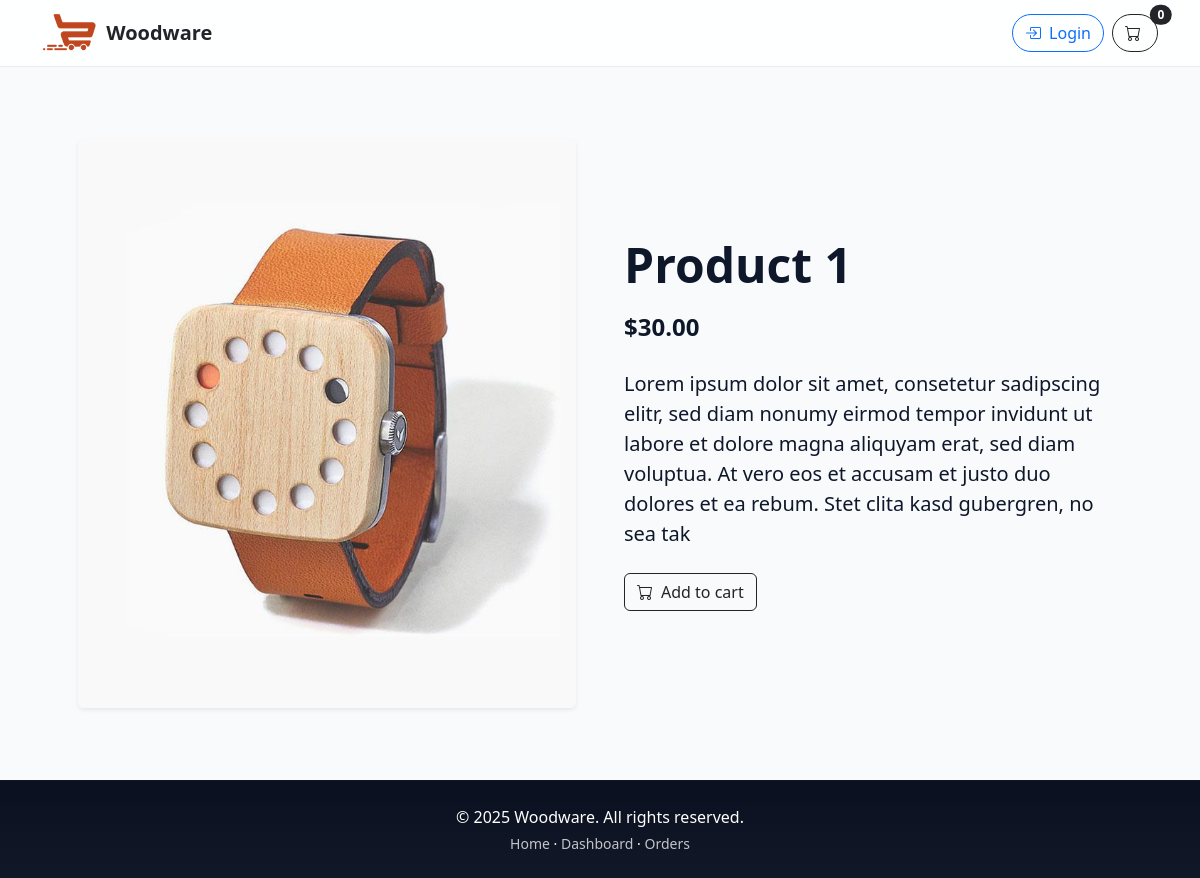
Page /product/1 on the committed database.
### store/models.py (models this page shows, shortened)
class Product(models.Model):
	name = models.CharField(max_length=100)
	price = models.DecimalField(default=0, decimal_places=2, max_digits=6)
	category = models.ForeignKey(Category, on_delete=models.CASCADE, default=1)
	description = models.CharField(max_length=250, default='', blank=True, null=True)
	image = models.ImageField(upload_to='uploads/product/')
	is_sale = models.BooleanField(default=False)
	sale_price = models.DecimalField(default=0, decimal_places=2, max_digits=6)

### store/views.py (the view)
# urls.py: path('product/<int:pk>', views.product, name='product'),
def product(request,pk):
	product = Product.objects.get(id=pk)
	return render(request, 'product.html', {'product':product})

### cart/cart.py (called while the page is built)
    def __len__(self):
        return sum(int(qty) for qty in self.cart.values())

    def get_quants(self):
        return self.cart

    def get_prods(self):
        ids_in_order = list(self.cart.keys())
        qs = Product.objects.filter(id__in=ids_in_order)
        prod_by_id = {str(p.id): p for p in qs}
        return [prod_by_id[pid] for pid in ids_in_order if pid in prod_by_id]

### cart/context_processors.py (called while the page is built)
def cart(request):
	return {'cart': Cart(request)}

### templates/product.html (shortened to what this page needs)
{% extends 'base.html' %}
{% block content %}
<section class="py-5">
  <div class="container px-4 px-lg-5 my-4">
    <div class="row gx-4 gx-lg-5 align-items-center">
      <div class="col-md-6 mb-4 mb-md-0">
        <img class="img-fluid rounded shadow-sm" src="{{ product.image.url }}" alt="{{ product.name }}">
      </div>
      <div class="col-md-6">
        <h1 class="display-5 fw-bold mb-3">{{ product.name }}</h1>
        <div class="fs-4 mb-4">
          {% if product.is_sale %}
            <span class="text-muted text-decoration-line-through">${{ product.price }}</span>
            &nbsp;<span class="fw-semibold text-danger">${{ product.sale_price }}</span>
          {% else %}
            <span class="fw-semibold">${{ product.price }}</span>
          {% endif %}
        </div>
        {% if product.description %}
          <p class="lead mb-4">{{ product.description }}</p>
        {% endif %}
        <div class="d-flex gap-2">
          <button
            class="btn btn-outline-dark add-to-cart d-flex align-items-center"
            data-product-id="{{ product.id }}"
            data-add-url="{% url 'cart:add' %}">
            <i class="bi-cart me-2"></i> Add to cart
          </button>
        </div>
      </div>
    </div>
  </div>
</section>
{% endblock %}

### static/css/style.css (style rules this page uses)
:root { --brand:#4f46e5; --brand-gradient: linear-gradient(180deg, #0b1020 0%, #111827 100%); --brand-2:#22d3ee; --ink:#0f172a; --bg:#f8fafc; --muted:#6b7280; --border:rgba(15,23,42,.08); }
html, body { height: 100%; }
body { display: flex; flex-direction: column; }
body { background:var(--bg); color:var(--ink); }
:root { --brand-gradient: linear-gradient(180deg, #0b1020 0%, #111827 100%); }

### rows in the picture
Product: image (picture), name "Product 1", price "30.00", description "Lorem ipsum dolor sit amet, consetetur sadipscing elitr, sed diam nonumy eirmod tempor invidunt ut labore et dolore magna aliquyam erat, sed diam voluptua. At vero eos et accusam et justo duo dolores et ea rebum. Stet clita kasd gubergren, no sea tak"

### other values in the picture
{{ cart|length }} "0"
